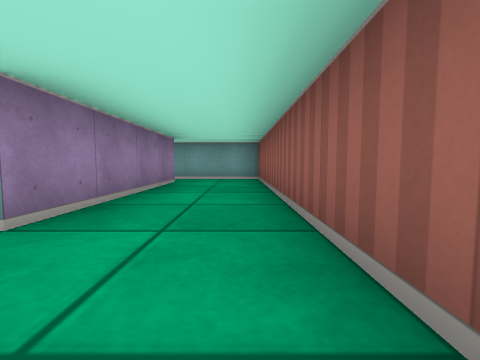
View 1 (above)

24 first-person views from a walk through a cub3D ray-caster map. The camera is about half as high as the walls, tilts 4° down and sees 90° across. The floor is counted in squares. Each view is taken from the middle of a square. On the plan, view 1 faces up. The plan holds only what a view shows up to about 9 squares ahead; the rest is blank.

View 2
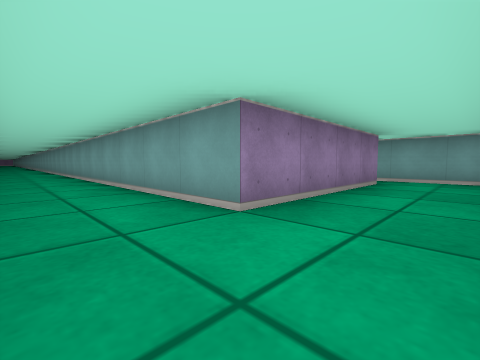

View 3
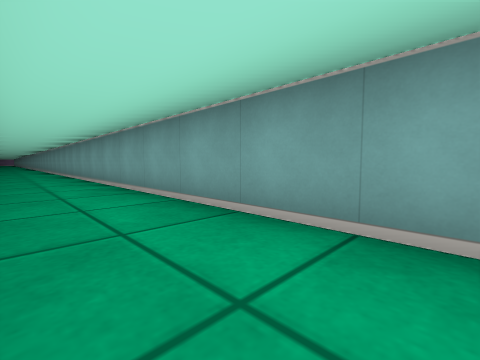

View 4
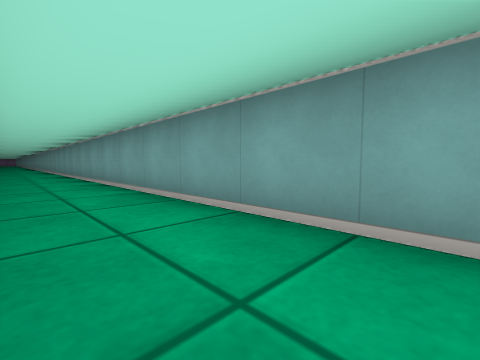

View 5
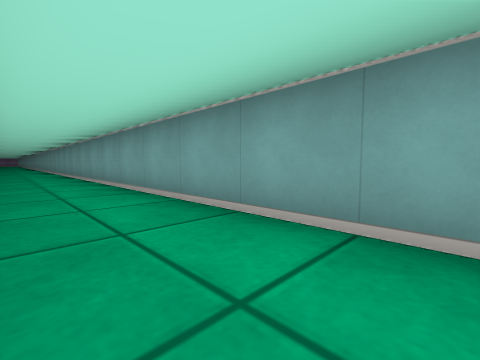

View 6
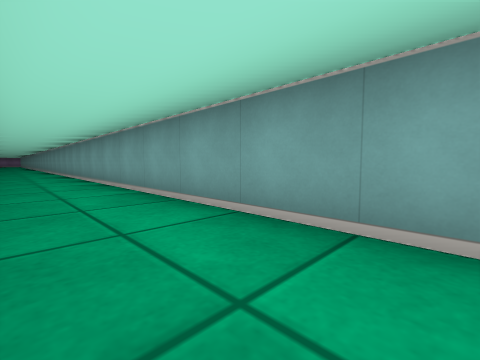

View 7
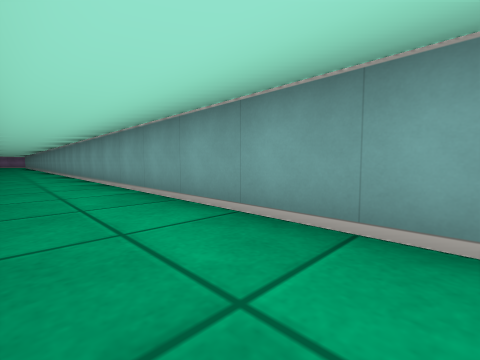

View 8
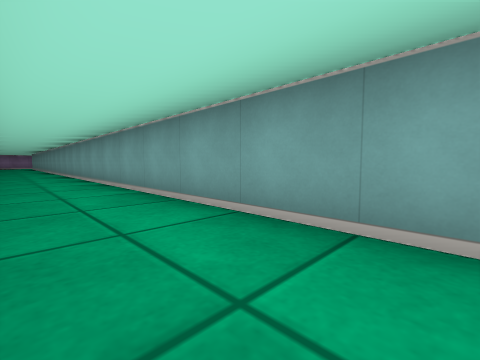

View 9
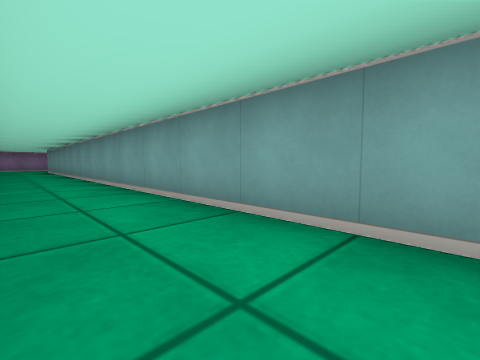

View 10
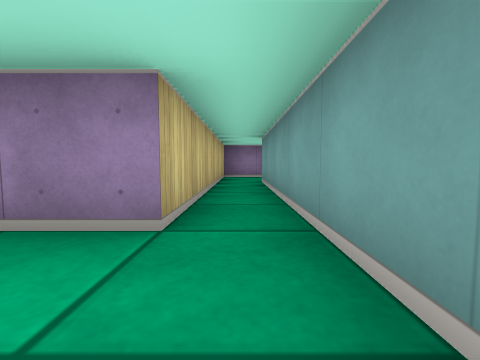

View 11
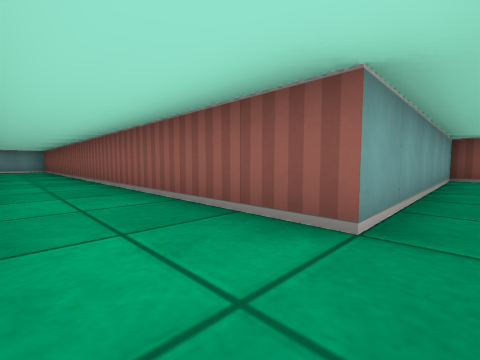

View 12
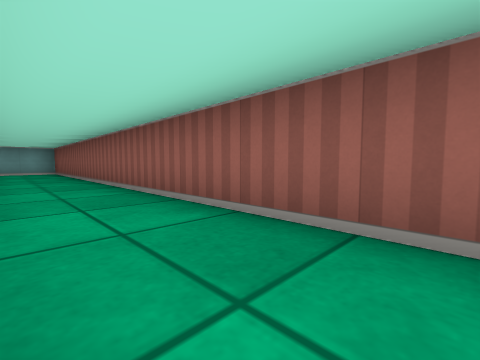

View 13
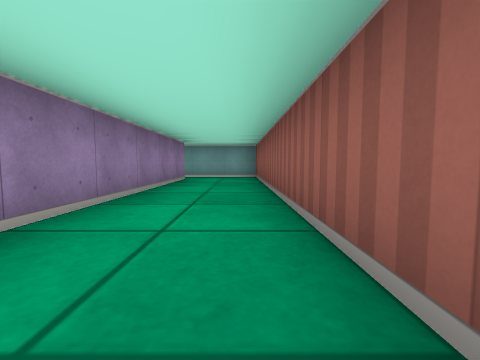

View 14
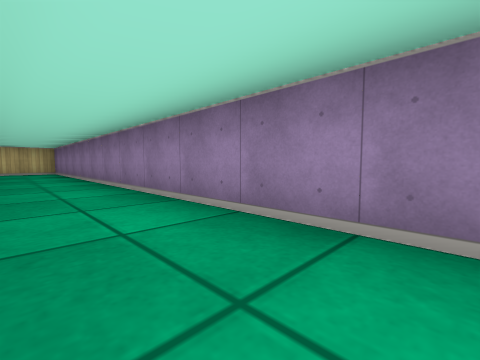

View 15
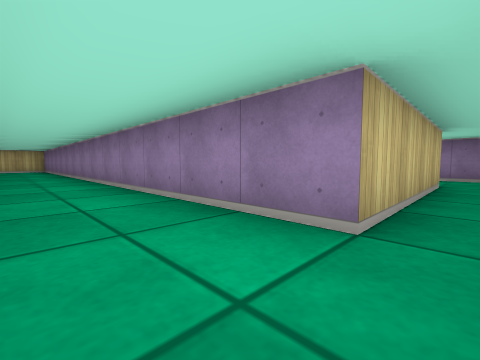

View 16
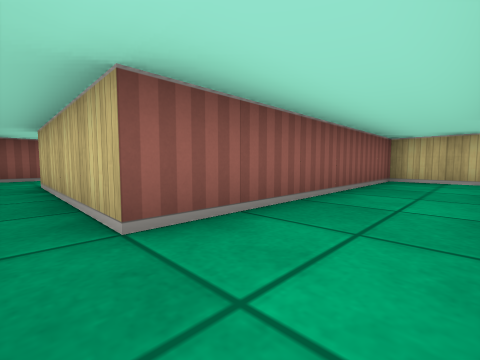

View 17
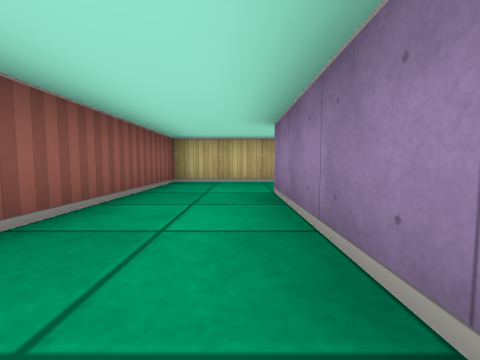

View 18
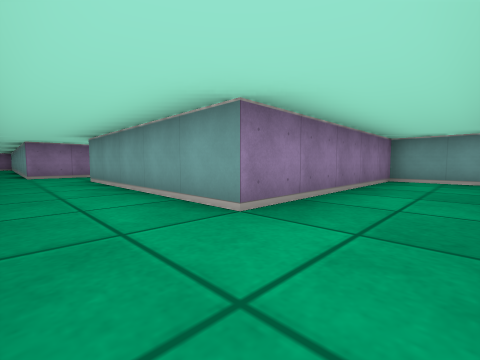

View 19
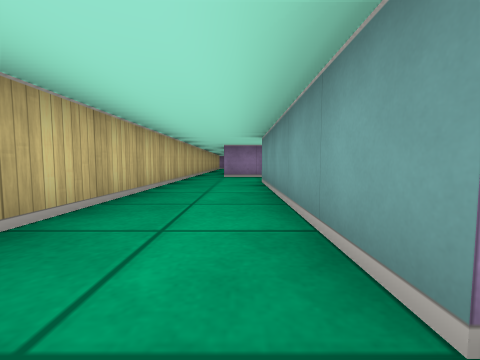

View 20
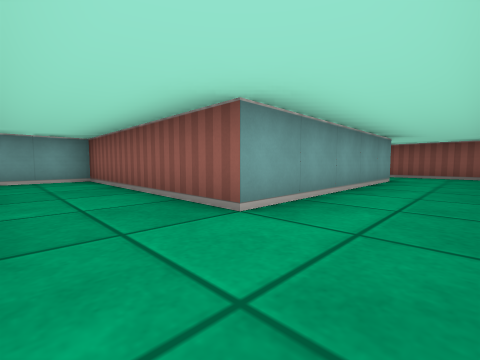

View 21
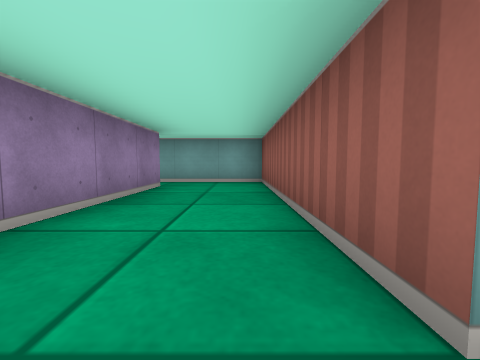

View 22
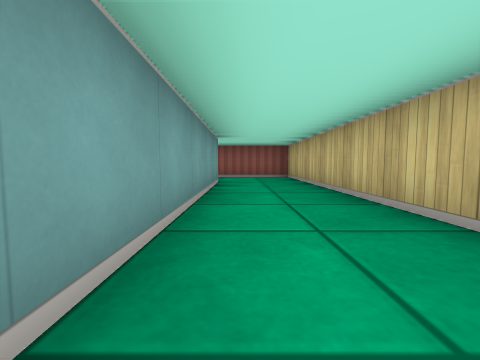

View 23
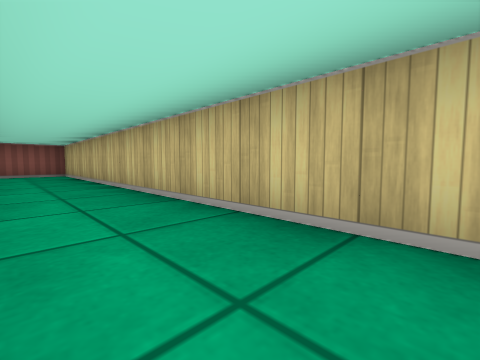

View 24
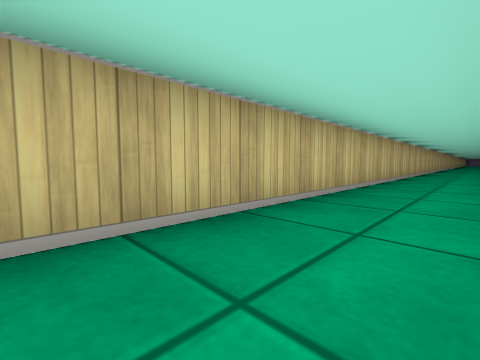

### Floor plan
Ten units are one square. View 1 is at (0, 0); x grows to the right and y downward. Boxes are objects, and circles mark ways between rooms. Rooms are numbered by the first view taken in them; rooms with no view inside come last. Other rooms are left out.
<svg viewBox="-497 -210 507 220">
<path fill="none" stroke="#000" d="M-182 5 5 5 5 -65 -15 -65M-15 -55 -15 -15 -492 -15M-15 -65 -55 -65 -55 -205 -78 -205M-75 -195 -75 -55 -15 -55M-204 -135 -115 -135 -115 -195 -75 -195M-119 -205 -135 -205 -135 -155 -185 -155 -185 -205 -209 -205M-205 -195 -205 -145"/>
<circle cx="-20" cy="-60" r="3" fill="#2a7"/>
<circle cx="-70" cy="-200" r="3" fill="#2a7"/>
<text x="-310" y="-10">1</text>
<text x="-60" y="-120">2</text>
<text x="-150" y="-150">3</text>
</svg>
Room 1 opens to room 2. Room 2 opens to room 3.

Where each view was taken, in squares from view 1:
view 1: 0 up, 0 right, facing up
view 2: 0 up, 0 right, facing up-left
view 3: 0 up, 4 left, facing up-left
view 4: 0 up, 9 left, facing up-left
view 5: 0 up, 14 left, facing up-left
view 6: 0 up, 19 left, facing up-left
view 7: 0 up, 25 left, facing up-left
view 8: 0 up, 31 left, facing up-left
view 9: 0 up, 38 left, facing up-left
view 10: 6 up, 0 right, facing left
view 11: 6 up, 7 left, facing up-right
view 12: 9 up, 7 left, facing up-right
view 13: 13 up, 6 left, facing up
view 14: 17 up, 6 left, facing down-left
view 15: 20 up, 6 left, facing down-left
view 16: 20 up, 13 left, facing down-right
view 17: 19 up, 13 left, facing down
view 18: 14 up, 12 left, facing up-left
view 19: 15 up, 13 left, facing left
view 20: 14 up, 20 left, facing up-right
view 21: 15 up, 19 left, facing up
view 22: 1 up, 7 left, facing right
view 23: 1 up, 9 left, facing down-right
view 24: 1 up, 7 left, facing down-left
